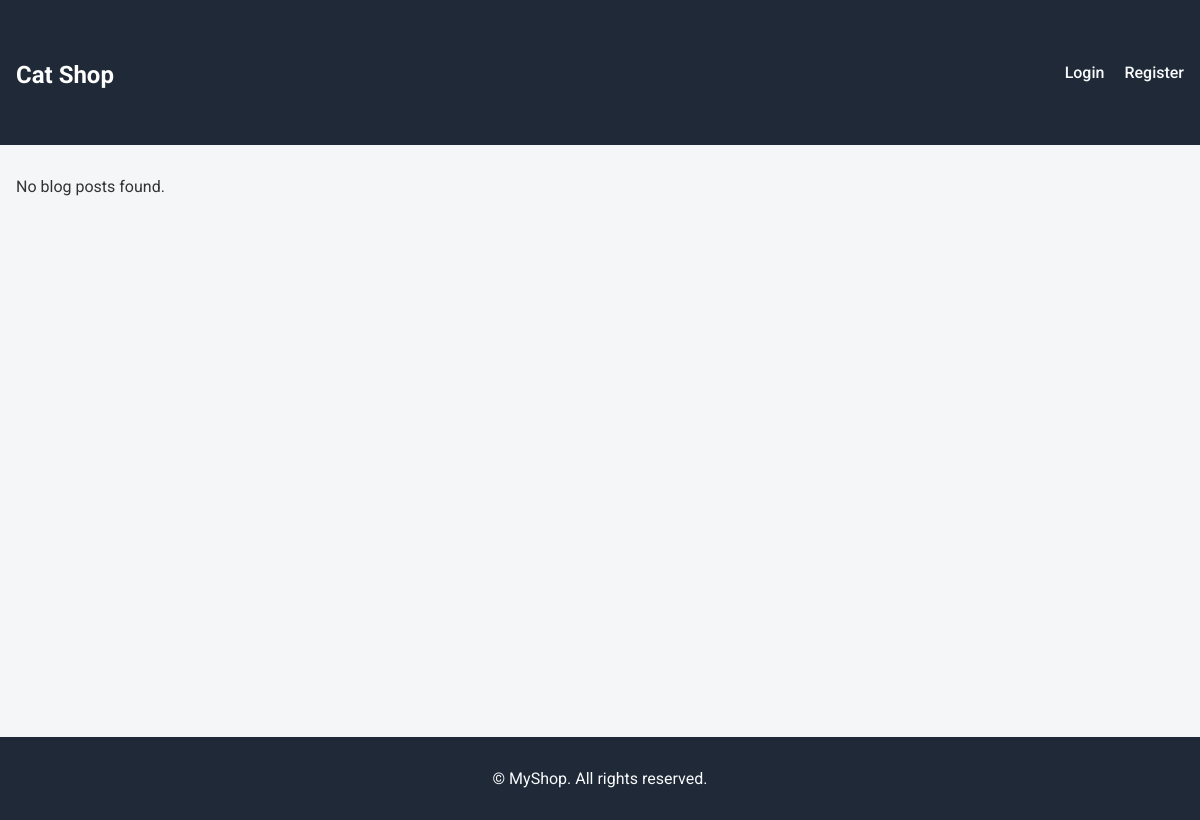
The app's page /, older data.
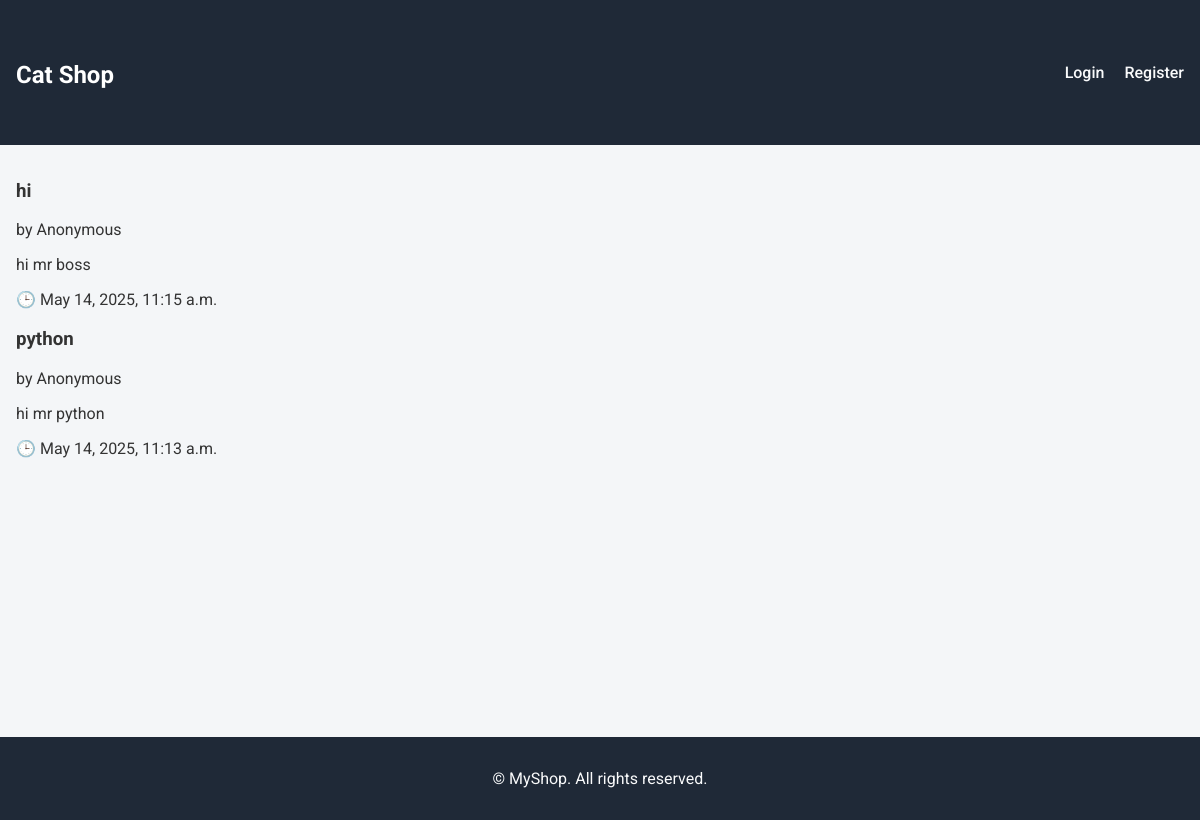
The same page, newer data.
### main/models.py (models this page shows, shortened)
class Blog(models.Model):
    title = models.CharField(max_length=200)
    content = models.TextField()
    author = models.CharField(max_length=100, default="Anonymous")
    created_at = models.DateTimeField(auto_now_add=True)

### main/views.py (the view)
# urls.py: path('', views.blog_list, name='blog_list'),
def blog_list(request):
    blogs = Blog.objects.all().order_by('-created_at')
    return render(request, 'blog_list.html', {'blogs': blogs})

### main/templates/blog_list.html (shortened to what this page needs)
{% extends 'base.html' %}
{% block content %}
<div class="blog-list-container">
    {% for blog in blogs %}
        <div class="blog-card">
            <div class="blog-card-header">
                <h3>{{ blog.title }}</h3>
                <span class="blog-author">by {{ blog.author }}</span>
            </div>
            <div class="blog-card-body">
                <p>{{ blog.content|truncatechars:150 }}</p>
                <p class="blog-date">🕒 {{ blog.created_at|date:"F j, Y, g:i a" }}</p>
            </div>
        </div>
    {% empty %}
        <p>No blog posts found.</p>
    {% endfor %}
</div>
{% endblock %}

Row changes from the older to the newer data that the page shows:
added Blog: title "hi", author "Anonymous", content "hi mr boss", created_at "May 14, 2025, 11:15 a.m."
added Blog: title "python", author "Anonymous", content "hi mr python", created_at "May 14, 2025, 11:13 a.m."
Text that changed along with them:
text no longer shown: "No blog posts found."
